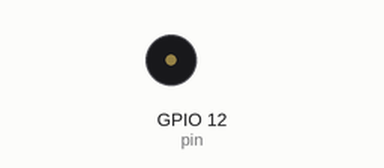
This program was run on a simulated Raspberry Pi (BCM pin numbers). On the bench: buzzer (waves = sounding). At 7.2 s the program stops and its outputs stay as they are.

Above: at 0.1 s.
At 0.7 s:
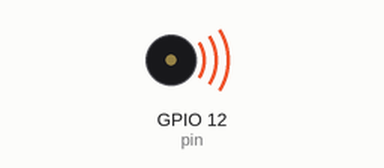
Timing chart, 0 to 8.7 s (numbered marks = the images above):
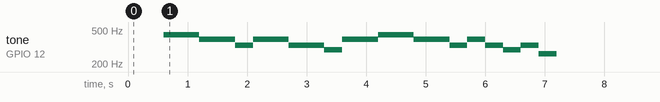

The program:

piezo_buzzer2.py
```python
import RPi.GPIO as GPIO
import time
pin=12
GPIO.setmode(GPIO.BCM)
GPIO.setup(pin, GPIO.OUT)
pwm=GPIO.PWM(pin,1)
melody=[262,294,330,349,392,440,494,523]
pwm.start(50)
note = [4,4,5,5,4,4,2,4,4,2,2,1,4,4,5,5,4,4,2,4,2,1,2,0]
for i in note:
    pwm.ChangeFrequency(melody[i])
    time.sleep(0.3)
pwm.ChangeDutyCycle(0)
pwm.stop()
GPIO.cleanup()
```

Measured:
- by itself, tone on GPIO 12 (pin): plays 440 Hz for 0.60 s, 392 Hz for 0.60 s, 330 Hz for 0.30 s, 392 Hz for 0.60 s, 330 Hz for 0.60 s, 294 Hz for 0.30 s … (15 notes in this stretch)
